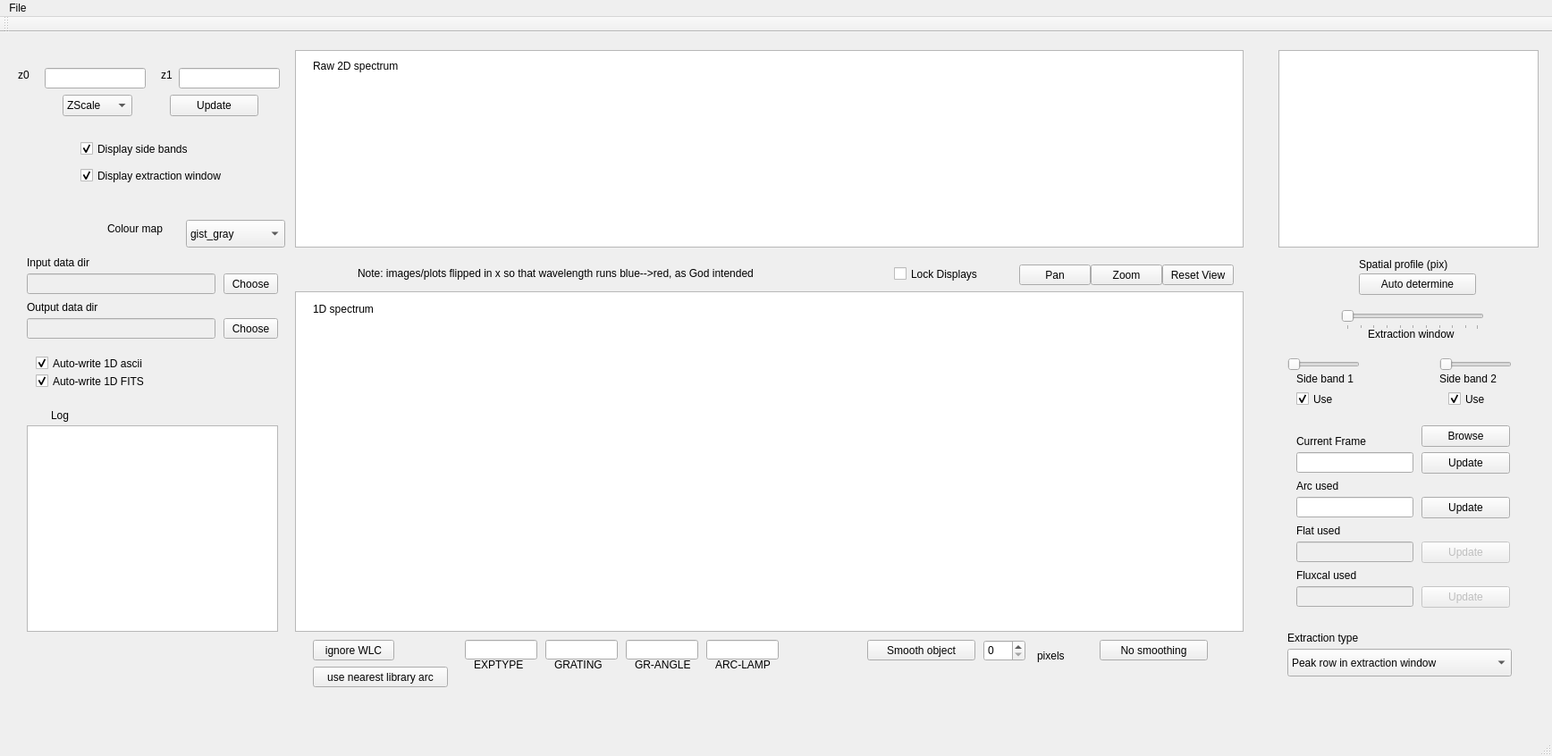
<?xml version="1.0" encoding="UTF-8"?>
<ui version="4.0">
 <class>MainWindow</class>
 <widget class="QMainWindow" name="MainWindow">
  <property name="enabled">
   <bool>true</bool>
  </property>
  <property name="geometry">
   <rect>
    <x>0</x>
    <y>0</y>
    <width>1736</width>
    <height>846</height>
   </rect>
  </property>
  <property name="windowTitle">
   <string>MainWindow</string>
  </property>
  <widget class="QWidget" name="centralWidget">
   <widget class="QGraphicsView" name="profileGraph">
    <property name="geometry">
     <rect>
      <x>1430</x>
      <y>20</y>
      <width>291</width>
      <height>221</height>
     </rect>
    </property>
   </widget>
   <widget class="QGraphicsView" name="spec1DView">
    <property name="geometry">
     <rect>
      <x>330</x>
      <y>290</y>
      <width>1061</width>
      <height>381</height>
     </rect>
    </property>
   </widget>
   <widget class="QLabel" name="label">
    <property name="geometry">
     <rect>
      <x>1520</x>
      <y>250</y>
      <width>131</width>
      <height>20</height>
     </rect>
    </property>
    <property name="text">
     <string>Spatial profile (pix)</string>
    </property>
   </widget>
   <widget class="QLabel" name="label_2">
    <property name="geometry">
     <rect>
      <x>350</x>
      <y>30</y>
      <width>111</width>
      <height>16</height>
     </rect>
    </property>
    <property name="text">
     <string>Raw 2D spectrum</string>
    </property>
   </widget>
   <widget class="QLabel" name="label_4">
    <property name="geometry">
     <rect>
      <x>350</x>
      <y>300</y>
      <width>91</width>
      <height>20</height>
     </rect>
    </property>
    <property name="text">
     <string>1D spectrum</string>
    </property>
   </widget>
   <widget class="QSlider" name="extractWinSlider">
    <property name="enabled">
     <bool>false</bool>
    </property>
    <property name="geometry">
     <rect>
      <x>1500</x>
      <y>310</y>
      <width>160</width>
      <height>23</height>
     </rect>
    </property>
    <property name="contextMenuPolicy">
     <enum>Qt::NoContextMenu</enum>
    </property>
    <property name="acceptDrops">
     <bool>false</bool>
    </property>
    <property name="autoFillBackground">
     <bool>false</bool>
    </property>
    <property name="tracking">
     <bool>true</bool>
    </property>
    <property name="orientation">
     <enum>Qt::Horizontal</enum>
    </property>
    <property name="invertedAppearance">
     <bool>false</bool>
    </property>
    <property name="tickPosition">
     <enum>QSlider::TicksBelow</enum>
    </property>
    <property name="tickInterval">
     <number>10</number>
    </property>
   </widget>
   <widget class="QSlider" name="SB1Slider">
    <property name="geometry">
     <rect>
      <x>1440</x>
      <y>360</y>
      <width>81</width>
      <height>23</height>
     </rect>
    </property>
    <property name="orientation">
     <enum>Qt::Horizontal</enum>
    </property>
   </widget>
   <widget class="QSlider" name="SB2Slider">
    <property name="geometry">
     <rect>
      <x>1610</x>
      <y>360</y>
      <width>81</width>
      <height>23</height>
     </rect>
    </property>
    <property name="orientation">
     <enum>Qt::Horizontal</enum>
    </property>
   </widget>
   <widget class="QLabel" name="label_5">
    <property name="geometry">
     <rect>
      <x>1530</x>
      <y>330</y>
      <width>121</width>
      <height>16</height>
     </rect>
    </property>
    <property name="text">
     <string>Extraction window</string>
    </property>
   </widget>
   <widget class="QLabel" name="label_6">
    <property name="geometry">
     <rect>
      <x>1450</x>
      <y>380</y>
      <width>111</width>
      <height>16</height>
     </rect>
    </property>
    <property name="text">
     <string>Side band 1</string>
    </property>
   </widget>
   <widget class="QLabel" name="label_7">
    <property name="geometry">
     <rect>
      <x>1610</x>
      <y>380</y>
      <width>111</width>
      <height>16</height>
     </rect>
    </property>
    <property name="text">
     <string>Side band 2</string>
    </property>
   </widget>
   <widget class="QPushButton" name="pushButAutoExtract">
    <property name="geometry">
     <rect>
      <x>1520</x>
      <y>270</y>
      <width>131</width>
      <height>24</height>
     </rect>
    </property>
    <property name="text">
     <string>Auto determine</string>
    </property>
   </widget>
   <widget class="QLabel" name="label_8">
    <property name="geometry">
     <rect>
      <x>57</x>
      <y>421</y>
      <width>57</width>
      <height>15</height>
     </rect>
    </property>
    <property name="text">
     <string>Log</string>
    </property>
   </widget>
   <widget class="QPushButton" name="pushButCurrFrame">
    <property name="geometry">
     <rect>
      <x>1590</x>
      <y>470</y>
      <width>99</width>
      <height>24</height>
     </rect>
    </property>
    <property name="text">
     <string>Update</string>
    </property>
   </widget>
   <widget class="QLabel" name="label_9">
    <property name="geometry">
     <rect>
      <x>1450</x>
      <y>450</y>
      <width>101</width>
      <height>16</height>
     </rect>
    </property>
    <property name="text">
     <string>Current Frame</string>
    </property>
   </widget>
   <widget class="QLineEdit" name="lineEditCurrFrame">
    <property name="enabled">
     <bool>true</bool>
    </property>
    <property name="geometry">
     <rect>
      <x>1450</x>
      <y>470</y>
      <width>131</width>
      <height>23</height>
     </rect>
    </property>
   </widget>
   <widget class="QPushButton" name="pushButCurrArc">
    <property name="geometry">
     <rect>
      <x>1590</x>
      <y>520</y>
      <width>99</width>
      <height>24</height>
     </rect>
    </property>
    <property name="text">
     <string>Update</string>
    </property>
   </widget>
   <widget class="QLabel" name="label_10">
    <property name="geometry">
     <rect>
      <x>1450</x>
      <y>500</y>
      <width>101</width>
      <height>16</height>
     </rect>
    </property>
    <property name="text">
     <string>Arc used</string>
    </property>
   </widget>
   <widget class="QLineEdit" name="lineEditCurrArc">
    <property name="enabled">
     <bool>true</bool>
    </property>
    <property name="geometry">
     <rect>
      <x>1450</x>
      <y>520</y>
      <width>131</width>
      <height>23</height>
     </rect>
    </property>
   </widget>
   <widget class="QPushButton" name="curFlatBut">
    <property name="enabled">
     <bool>false</bool>
    </property>
    <property name="geometry">
     <rect>
      <x>1590</x>
      <y>570</y>
      <width>99</width>
      <height>24</height>
     </rect>
    </property>
    <property name="text">
     <string>Update</string>
    </property>
   </widget>
   <widget class="QLabel" name="label_11">
    <property name="geometry">
     <rect>
      <x>1450</x>
      <y>550</y>
      <width>101</width>
      <height>16</height>
     </rect>
    </property>
    <property name="text">
     <string>Flat used</string>
    </property>
   </widget>
   <widget class="QLineEdit" name="currFlatFill">
    <property name="enabled">
     <bool>false</bool>
    </property>
    <property name="geometry">
     <rect>
      <x>1450</x>
      <y>570</y>
      <width>131</width>
      <height>23</height>
     </rect>
    </property>
   </widget>
   <widget class="QPushButton" name="curFluxCalBut">
    <property name="enabled">
     <bool>false</bool>
    </property>
    <property name="geometry">
     <rect>
      <x>1590</x>
      <y>620</y>
      <width>99</width>
      <height>24</height>
     </rect>
    </property>
    <property name="text">
     <string>Update</string>
    </property>
   </widget>
   <widget class="QLabel" name="label_12">
    <property name="geometry">
     <rect>
      <x>1450</x>
      <y>600</y>
      <width>101</width>
      <height>16</height>
     </rect>
    </property>
    <property name="text">
     <string>Fluxcal used</string>
    </property>
   </widget>
   <widget class="QLineEdit" name="currFluxCalFill">
    <property name="enabled">
     <bool>false</bool>
    </property>
    <property name="geometry">
     <rect>
      <x>1450</x>
      <y>620</y>
      <width>131</width>
      <height>23</height>
     </rect>
    </property>
   </widget>
   <widget class="QLineEdit" name="lineEditz0">
    <property name="geometry">
     <rect>
      <x>50</x>
      <y>40</y>
      <width>113</width>
      <height>23</height>
     </rect>
    </property>
   </widget>
   <widget class="QLineEdit" name="lineEditz1">
    <property name="geometry">
     <rect>
      <x>200</x>
      <y>40</y>
      <width>113</width>
      <height>23</height>
     </rect>
    </property>
   </widget>
   <widget class="QLabel" name="label_13">
    <property name="geometry">
     <rect>
      <x>20</x>
      <y>40</y>
      <width>21</width>
      <height>16</height>
     </rect>
    </property>
    <property name="text">
     <string>z0</string>
    </property>
   </widget>
   <widget class="QLabel" name="label_14">
    <property name="geometry">
     <rect>
      <x>180</x>
      <y>40</y>
      <width>21</width>
      <height>16</height>
     </rect>
    </property>
    <property name="text">
     <string>z1</string>
    </property>
   </widget>
   <widget class="QComboBox" name="comboBoxScaling">
    <property name="geometry">
     <rect>
      <x>70</x>
      <y>70</y>
      <width>78</width>
      <height>24</height>
     </rect>
    </property>
    <item>
     <property name="text">
      <string>ZScale</string>
     </property>
    </item>
    <item>
     <property name="text">
      <string>Manual</string>
     </property>
    </item>
    <item>
     <property name="text">
      <string>Min/Max</string>
     </property>
    </item>
   </widget>
   <widget class="QPushButton" name="zScaleUpdateBut">
    <property name="geometry">
     <rect>
      <x>190</x>
      <y>70</y>
      <width>99</width>
      <height>24</height>
     </rect>
    </property>
    <property name="text">
     <string>Update</string>
    </property>
   </widget>
   <widget class="QCheckBox" name="useSB1Check">
    <property name="geometry">
     <rect>
      <x>1450</x>
      <y>400</y>
      <width>85</width>
      <height>21</height>
     </rect>
    </property>
    <property name="text">
     <string>Use</string>
    </property>
    <property name="checked">
     <bool>true</bool>
    </property>
   </widget>
   <widget class="QCheckBox" name="useSB2Check">
    <property name="geometry">
     <rect>
      <x>1620</x>
      <y>400</y>
      <width>85</width>
      <height>21</height>
     </rect>
    </property>
    <property name="text">
     <string>Use</string>
    </property>
    <property name="checked">
     <bool>true</bool>
    </property>
   </widget>
   <widget class="QGraphicsView" name="raw2DGraph">
    <property name="geometry">
     <rect>
      <x>330</x>
      <y>20</y>
      <width>1061</width>
      <height>221</height>
     </rect>
    </property>
   </widget>
   <widget class="QCheckBox" name="checkBoxShowSB">
    <property name="geometry">
     <rect>
      <x>90</x>
      <y>120</y>
      <width>141</width>
      <height>21</height>
     </rect>
    </property>
    <property name="text">
     <string>Display side bands</string>
    </property>
    <property name="checked">
     <bool>true</bool>
    </property>
   </widget>
   <widget class="QCheckBox" name="checkBoxShowExtractWin">
    <property name="geometry">
     <rect>
      <x>90</x>
      <y>150</y>
      <width>191</width>
      <height>21</height>
     </rect>
    </property>
    <property name="text">
     <string>Display extraction window</string>
    </property>
    <property name="checked">
     <bool>true</bool>
    </property>
   </widget>
   <widget class="QTextEdit" name="logView">
    <property name="geometry">
     <rect>
      <x>30</x>
      <y>440</y>
      <width>281</width>
      <height>231</height>
     </rect>
    </property>
   </widget>
   <widget class="QPushButton" name="pushButPan">
    <property name="geometry">
     <rect>
      <x>1140</x>
      <y>260</y>
      <width>80</width>
      <height>23</height>
     </rect>
    </property>
    <property name="text">
     <string>Pan</string>
    </property>
   </widget>
   <widget class="QPushButton" name="pushButZoom">
    <property name="geometry">
     <rect>
      <x>1220</x>
      <y>260</y>
      <width>80</width>
      <height>23</height>
     </rect>
    </property>
    <property name="text">
     <string>Zoom</string>
    </property>
   </widget>
   <widget class="QPushButton" name="pushButResetView">
    <property name="geometry">
     <rect>
      <x>1300</x>
      <y>260</y>
      <width>80</width>
      <height>23</height>
     </rect>
    </property>
    <property name="text">
     <string>Reset View</string>
    </property>
   </widget>
   <widget class="QCheckBox" name="checkBoxLockDisplays">
    <property name="geometry">
     <rect>
      <x>1000</x>
      <y>260</y>
      <width>121</width>
      <height>21</height>
     </rect>
    </property>
    <property name="text">
     <string>Lock Displays</string>
    </property>
   </widget>
   <widget class="QPushButton" name="pushButSmoothObj">
    <property name="geometry">
     <rect>
      <x>970</x>
      <y>680</y>
      <width>121</width>
      <height>23</height>
     </rect>
    </property>
    <property name="text">
     <string>Smooth object</string>
    </property>
   </widget>
   <widget class="QSpinBox" name="spinBoxSmoothWidth">
    <property name="geometry">
     <rect>
      <x>1100</x>
      <y>680</y>
      <width>47</width>
      <height>24</height>
     </rect>
    </property>
    <property name="maximum">
     <number>20</number>
    </property>
    <property name="value">
     <number>0</number>
    </property>
   </widget>
   <widget class="QLabel" name="label_3">
    <property name="geometry">
     <rect>
      <x>1160</x>
      <y>690</y>
      <width>57</width>
      <height>15</height>
     </rect>
    </property>
    <property name="text">
     <string>pixels</string>
    </property>
   </widget>
   <widget class="QPushButton" name="pushButNoSmooth">
    <property name="geometry">
     <rect>
      <x>1230</x>
      <y>680</y>
      <width>121</width>
      <height>23</height>
     </rect>
    </property>
    <property name="text">
     <string>No smoothing</string>
    </property>
   </widget>
   <widget class="QComboBox" name="comboBoxColorMap">
    <property name="geometry">
     <rect>
      <x>208</x>
      <y>210</y>
      <width>111</width>
      <height>31</height>
     </rect>
    </property>
    <item>
     <property name="text">
      <string>gist_gray</string>
     </property>
    </item>
    <item>
     <property name="text">
      <string>gist_gray_r</string>
     </property>
    </item>
    <item>
     <property name="text">
      <string>gist_rainbow</string>
     </property>
    </item>
    <item>
     <property name="text">
      <string>gist_rainbow_r</string>
     </property>
    </item>
    <item>
     <property name="text">
      <string>Blues</string>
     </property>
    </item>
    <item>
     <property name="text">
      <string>Blues_r</string>
     </property>
    </item>
    <item>
     <property name="text">
      <string>cool</string>
     </property>
    </item>
    <item>
     <property name="text">
      <string>cool_r</string>
     </property>
    </item>
   </widget>
   <widget class="QLabel" name="label_16">
    <property name="geometry">
     <rect>
      <x>120</x>
      <y>210</y>
      <width>101</width>
      <height>20</height>
     </rect>
    </property>
    <property name="text">
     <string>Colour map</string>
    </property>
   </widget>
   <widget class="QCheckBox" name="checkBoxWrite1Dascii">
    <property name="geometry">
     <rect>
      <x>40</x>
      <y>360</y>
      <width>171</width>
      <height>21</height>
     </rect>
    </property>
    <property name="text">
     <string>Auto-write 1D ascii</string>
    </property>
    <property name="checked">
     <bool>true</bool>
    </property>
   </widget>
   <widget class="QCheckBox" name="checkBoxWrite1DFITS">
    <property name="geometry">
     <rect>
      <x>40</x>
      <y>380</y>
      <width>171</width>
      <height>21</height>
     </rect>
    </property>
    <property name="text">
     <string>Auto-write 1D FITS</string>
    </property>
    <property name="checked">
     <bool>true</bool>
    </property>
   </widget>
   <widget class="QLineEdit" name="lineEditDataDir">
    <property name="enabled">
     <bool>false</bool>
    </property>
    <property name="geometry">
     <rect>
      <x>30</x>
      <y>270</y>
      <width>211</width>
      <height>23</height>
     </rect>
    </property>
    <property name="text">
     <string/>
    </property>
   </widget>
   <widget class="QLineEdit" name="lineEditOutDataDir">
    <property name="enabled">
     <bool>false</bool>
    </property>
    <property name="geometry">
     <rect>
      <x>30</x>
      <y>320</y>
      <width>211</width>
      <height>23</height>
     </rect>
    </property>
    <property name="text">
     <string/>
    </property>
   </widget>
   <widget class="QLabel" name="label_17">
    <property name="geometry">
     <rect>
      <x>30</x>
      <y>250</y>
      <width>101</width>
      <height>16</height>
     </rect>
    </property>
    <property name="text">
     <string>Input data dir</string>
    </property>
   </widget>
   <widget class="QLabel" name="label_18">
    <property name="geometry">
     <rect>
      <x>30</x>
      <y>300</y>
      <width>101</width>
      <height>16</height>
     </rect>
    </property>
    <property name="text">
     <string>Output data dir</string>
    </property>
   </widget>
   <widget class="QPushButton" name="pushButChooseDataDir">
    <property name="geometry">
     <rect>
      <x>250</x>
      <y>270</y>
      <width>61</width>
      <height>23</height>
     </rect>
    </property>
    <property name="text">
     <string>Choose</string>
    </property>
   </widget>
   <widget class="QPushButton" name="pushButChooseOutDataDir">
    <property name="geometry">
     <rect>
      <x>250</x>
      <y>320</y>
      <width>61</width>
      <height>23</height>
     </rect>
    </property>
    <property name="text">
     <string>Choose</string>
    </property>
   </widget>
   <widget class="QPushButton" name="pushButCurrFrameBrowse">
    <property name="geometry">
     <rect>
      <x>1590</x>
      <y>440</y>
      <width>99</width>
      <height>24</height>
     </rect>
    </property>
    <property name="text">
     <string>Browse</string>
    </property>
   </widget>
   <widget class="QPushButton" name="pushButIgnoreWLC">
    <property name="geometry">
     <rect>
      <x>350</x>
      <y>680</y>
      <width>91</width>
      <height>23</height>
     </rect>
    </property>
    <property name="text">
     <string>ignore WLC</string>
    </property>
   </widget>
   <widget class="QLabel" name="label_15">
    <property name="geometry">
     <rect>
      <x>400</x>
      <y>260</y>
      <width>561</width>
      <height>20</height>
     </rect>
    </property>
    <property name="text">
     <string>Note: images/plots flipped in x so that wavelength runs blue--&gt;red, as God intended</string>
    </property>
   </widget>
   <widget class="QLineEdit" name="lineEditExpType">
    <property name="enabled">
     <bool>true</bool>
    </property>
    <property name="geometry">
     <rect>
      <x>520</x>
      <y>680</y>
      <width>81</width>
      <height>22</height>
     </rect>
    </property>
    <property name="readOnly">
     <bool>true</bool>
    </property>
   </widget>
   <widget class="QLineEdit" name="lineEditGrating">
    <property name="enabled">
     <bool>true</bool>
    </property>
    <property name="geometry">
     <rect>
      <x>610</x>
      <y>680</y>
      <width>81</width>
      <height>22</height>
     </rect>
    </property>
    <property name="readOnly">
     <bool>true</bool>
    </property>
   </widget>
   <widget class="QLineEdit" name="lineEditGratingAngle">
    <property name="enabled">
     <bool>true</bool>
    </property>
    <property name="geometry">
     <rect>
      <x>700</x>
      <y>680</y>
      <width>81</width>
      <height>22</height>
     </rect>
    </property>
    <property name="readOnly">
     <bool>true</bool>
    </property>
   </widget>
   <widget class="QLineEdit" name="lineEditArcLamp">
    <property name="enabled">
     <bool>true</bool>
    </property>
    <property name="geometry">
     <rect>
      <x>790</x>
      <y>680</y>
      <width>81</width>
      <height>22</height>
     </rect>
    </property>
    <property name="readOnly">
     <bool>true</bool>
    </property>
   </widget>
   <widget class="QLabel" name="label_19">
    <property name="geometry">
     <rect>
      <x>530</x>
      <y>700</y>
      <width>71</width>
      <height>16</height>
     </rect>
    </property>
    <property name="text">
     <string>EXPTYPE</string>
    </property>
   </widget>
   <widget class="QLabel" name="label_20">
    <property name="geometry">
     <rect>
      <x>620</x>
      <y>700</y>
      <width>61</width>
      <height>16</height>
     </rect>
    </property>
    <property name="text">
     <string>GRATING</string>
    </property>
   </widget>
   <widget class="QLabel" name="label_21">
    <property name="geometry">
     <rect>
      <x>710</x>
      <y>700</y>
      <width>71</width>
      <height>16</height>
     </rect>
    </property>
    <property name="text">
     <string>GR-ANGLE</string>
    </property>
   </widget>
   <widget class="QLabel" name="label_22">
    <property name="geometry">
     <rect>
      <x>800</x>
      <y>700</y>
      <width>71</width>
      <height>16</height>
     </rect>
    </property>
    <property name="text">
     <string>ARC-LAMP</string>
    </property>
   </widget>
   <widget class="QPushButton" name="pushButIgnoreWLClibArc">
    <property name="geometry">
     <rect>
      <x>350</x>
      <y>710</y>
      <width>151</width>
      <height>23</height>
     </rect>
    </property>
    <property name="text">
     <string>use nearest library arc</string>
    </property>
   </widget>
   <widget class="QComboBox" name="comboBoxExtractionType">
    <property name="geometry">
     <rect>
      <x>1440</x>
      <y>690</y>
      <width>251</width>
      <height>31</height>
     </rect>
    </property>
    <item>
     <property name="text">
      <string>Peak row in extraction window</string>
     </property>
    </item>
    <item>
     <property name="text">
      <string>Summed counts over extraction window</string>
     </property>
    </item>
    <item>
     <property name="text">
      <string>Median counts in extraction window x window width</string>
     </property>
    </item>
    <item>
     <property name="text">
      <string>Median counts per pixel in extraction window</string>
     </property>
    </item>
   </widget>
   <widget class="QLabel" name="label_23">
    <property name="geometry">
     <rect>
      <x>1440</x>
      <y>670</y>
      <width>151</width>
      <height>16</height>
     </rect>
    </property>
    <property name="text">
     <string>Extraction type</string>
    </property>
   </widget>
   <zorder>profileGraph</zorder>
   <zorder>spec1DView</zorder>
   <zorder>label</zorder>
   <zorder>label_4</zorder>
   <zorder>extractWinSlider</zorder>
   <zorder>SB1Slider</zorder>
   <zorder>SB2Slider</zorder>
   <zorder>label_5</zorder>
   <zorder>label_6</zorder>
   <zorder>label_7</zorder>
   <zorder>pushButAutoExtract</zorder>
   <zorder>label_8</zorder>
   <zorder>pushButCurrFrame</zorder>
   <zorder>label_9</zorder>
   <zorder>lineEditCurrFrame</zorder>
   <zorder>pushButCurrArc</zorder>
   <zorder>label_10</zorder>
   <zorder>lineEditCurrArc</zorder>
   <zorder>curFlatBut</zorder>
   <zorder>label_11</zorder>
   <zorder>currFlatFill</zorder>
   <zorder>curFluxCalBut</zorder>
   <zorder>label_12</zorder>
   <zorder>currFluxCalFill</zorder>
   <zorder>lineEditz0</zorder>
   <zorder>lineEditz1</zorder>
   <zorder>label_13</zorder>
   <zorder>label_14</zorder>
   <zorder>comboBoxScaling</zorder>
   <zorder>zScaleUpdateBut</zorder>
   <zorder>useSB1Check</zorder>
   <zorder>useSB2Check</zorder>
   <zorder>raw2DGraph</zorder>
   <zorder>checkBoxShowSB</zorder>
   <zorder>checkBoxShowExtractWin</zorder>
   <zorder>label_2</zorder>
   <zorder>logView</zorder>
   <zorder>pushButPan</zorder>
   <zorder>pushButZoom</zorder>
   <zorder>pushButResetView</zorder>
   <zorder>checkBoxLockDisplays</zorder>
   <zorder>pushButSmoothObj</zorder>
   <zorder>spinBoxSmoothWidth</zorder>
   <zorder>label_3</zorder>
   <zorder>pushButNoSmooth</zorder>
   <zorder>comboBoxColorMap</zorder>
   <zorder>label_16</zorder>
   <zorder>checkBoxWrite1Dascii</zorder>
   <zorder>checkBoxWrite1DFITS</zorder>
   <zorder>lineEditDataDir</zorder>
   <zorder>lineEditOutDataDir</zorder>
   <zorder>label_17</zorder>
   <zorder>label_18</zorder>
   <zorder>pushButChooseDataDir</zorder>
   <zorder>pushButChooseOutDataDir</zorder>
   <zorder>pushButCurrFrameBrowse</zorder>
   <zorder>pushButIgnoreWLC</zorder>
   <zorder>label_15</zorder>
   <zorder>lineEditExpType</zorder>
   <zorder>lineEditGrating</zorder>
   <zorder>lineEditGratingAngle</zorder>
   <zorder>lineEditArcLamp</zorder>
   <zorder>label_19</zorder>
   <zorder>label_20</zorder>
   <zorder>label_21</zorder>
   <zorder>label_22</zorder>
   <zorder>pushButIgnoreWLClibArc</zorder>
   <zorder>comboBoxExtractionType</zorder>
   <zorder>label_23</zorder>
  </widget>
  <widget class="QMenuBar" name="menuBar">
   <property name="geometry">
    <rect>
     <x>0</x>
     <y>0</y>
     <width>1736</width>
     <height>19</height>
    </rect>
   </property>
   <widget class="QMenu" name="menuFile">
    <property name="title">
     <string>File</string>
    </property>
    <addaction name="actionQuit"/>
   </widget>
   <addaction name="menuFile"/>
  </widget>
  <widget class="QToolBar" name="mainToolBar">
   <attribute name="toolBarArea">
    <enum>TopToolBarArea</enum>
   </attribute>
   <attribute name="toolBarBreak">
    <bool>false</bool>
   </attribute>
  </widget>
  <widget class="QStatusBar" name="statusBar"/>
  <action name="actionSet_data_dir">
   <property name="text">
    <string>Set data dir</string>
   </property>
  </action>
  <action name="actionQuit">
   <property name="text">
    <string>Quit</string>
   </property>
  </action>
  <action name="actionMedian_counts_per_pixel">
   <property name="text">
    <string>Median counts per pixel</string>
   </property>
  </action>
  <action name="actionMedian_counts_in_extraction_window_x_Npix">
   <property name="text">
    <string>Median counts in extraction window x Npix</string>
   </property>
  </action>
  <action name="actionSummed_counts_over_extraction_window">
   <property name="text">
    <string>Summed counts within extraction window</string>
   </property>
  </action>
  <action name="actionPeak_row_in_extraction_window">
   <property name="text">
    <string>Peak row in extraction window</string>
   </property>
  </action>
 </widget>
 <layoutdefault spacing="6" margin="11"/>
 <resources/>
 <connections>
  <connection>
   <sender>zScaleUpdateBut</sender>
   <signal>clicked()</signal>
   <receiver>MainWindow</receiver>
   <slot>update()</slot>
   <hints>
    <hint type="sourcelabel">
     <x>1314</x>
     <y>120</y>
    </hint>
    <hint type="destinationlabel">
     <x>1235</x>
     <y>145</y>
    </hint>
   </hints>
  </connection>
  <connection>
   <sender>checkBoxShowExtractWin</sender>
   <signal>clicked()</signal>
   <receiver>MainWindow</receiver>
   <slot>show()</slot>
   <hints>
    <hint type="sourcelabel">
     <x>895</x>
     <y>169</y>
    </hint>
    <hint type="destinationlabel">
     <x>952</x>
     <y>35</y>
    </hint>
   </hints>
  </connection>
  <connection>
   <sender>SB1Slider</sender>
   <signal>sliderMoved(int)</signal>
   <receiver>MainWindow</receiver>
   <slot>show()</slot>
   <hints>
    <hint type="sourcelabel">
     <x>1111</x>
     <y>559</y>
    </hint>
    <hint type="destinationlabel">
     <x>1126</x>
     <y>493</y>
    </hint>
   </hints>
  </connection>
  <connection>
   <sender>useSB1Check</sender>
   <signal>toggled(bool)</signal>
   <receiver>MainWindow</receiver>
   <slot>raise()</slot>
   <hints>
    <hint type="sourcelabel">
     <x>1123</x>
     <y>597</y>
    </hint>
    <hint type="destinationlabel">
     <x>1227</x>
     <y>595</y>
    </hint>
   </hints>
  </connection>
 </connections>
</ui>
